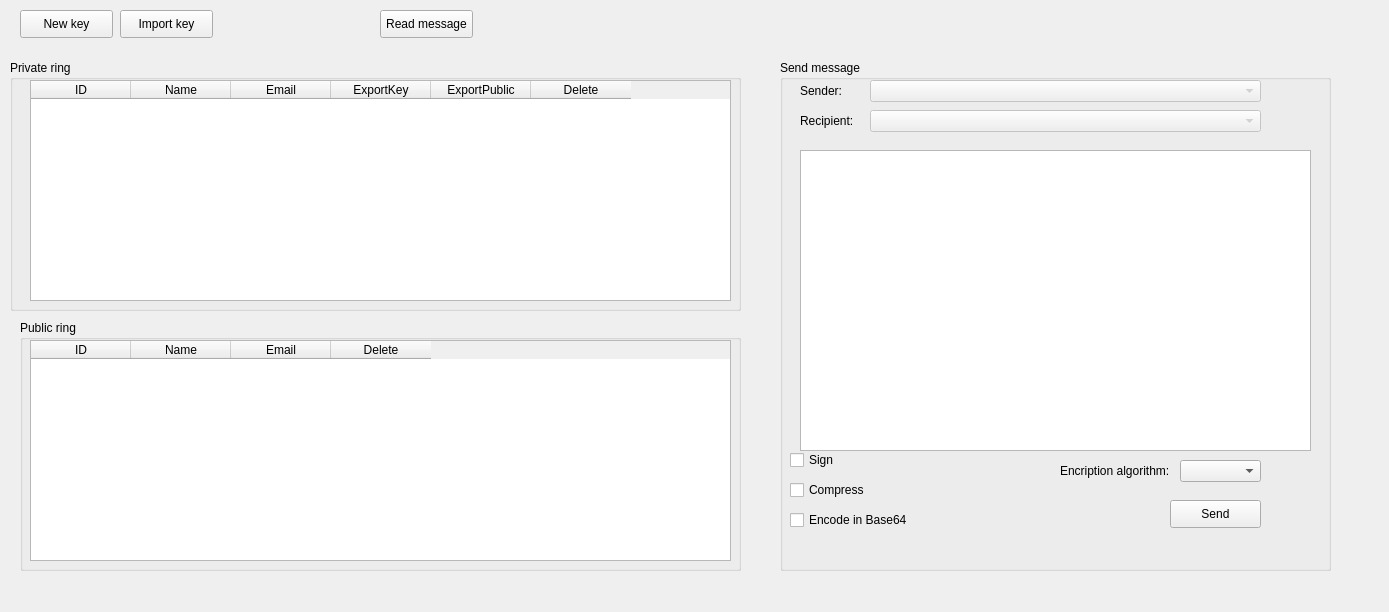
<?xml version="1.0" encoding="UTF-8"?>
<ui version="4.0">
 <class>MainWindow</class>
 <widget class="QMainWindow" name="MainWindow">
  <property name="geometry">
   <rect>
    <x>0</x>
    <y>0</y>
    <width>1389</width>
    <height>612</height>
   </rect>
  </property>
  <property name="windowTitle">
   <string>PGP</string>
  </property>
  <widget class="QWidget" name="centralWidget">
   <widget class="QGroupBox" name="privateRingGroup">
    <property name="geometry">
     <rect>
      <x>10</x>
      <y>60</y>
      <width>731</width>
      <height>251</height>
     </rect>
    </property>
    <property name="title">
     <string>Private ring</string>
    </property>
    <widget class="QTableWidget" name="privateRingTable">
     <property name="geometry">
      <rect>
       <x>20</x>
       <y>20</y>
       <width>701</width>
       <height>221</height>
      </rect>
     </property>
     <property name="columnCount">
      <number>6</number>
     </property>
     <column>
      <property name="text">
       <string>ID</string>
      </property>
     </column>
     <column>
      <property name="text">
       <string>Name</string>
      </property>
     </column>
     <column>
      <property name="text">
       <string>Email</string>
      </property>
     </column>
     <column>
      <property name="text">
       <string>ExportKey</string>
      </property>
     </column>
     <column>
      <property name="text">
       <string>ExportPublic</string>
      </property>
     </column>
     <column>
      <property name="text">
       <string>Delete</string>
      </property>
     </column>
    </widget>
   </widget>
   <widget class="QGroupBox" name="publicRingGroup">
    <property name="geometry">
     <rect>
      <x>20</x>
      <y>320</y>
      <width>721</width>
      <height>251</height>
     </rect>
    </property>
    <property name="title">
     <string>Public ring</string>
    </property>
    <widget class="QTableWidget" name="publicRingTable">
     <property name="geometry">
      <rect>
       <x>10</x>
       <y>20</y>
       <width>701</width>
       <height>221</height>
      </rect>
     </property>
     <column>
      <property name="text">
       <string>ID</string>
      </property>
     </column>
     <column>
      <property name="text">
       <string>Name</string>
      </property>
     </column>
     <column>
      <property name="text">
       <string>Email</string>
      </property>
     </column>
     <column>
      <property name="text">
       <string>Delete</string>
      </property>
     </column>
    </widget>
   </widget>
   <widget class="QPushButton" name="newKeyButton">
    <property name="geometry">
     <rect>
      <x>20</x>
      <y>10</y>
      <width>93</width>
      <height>28</height>
     </rect>
    </property>
    <property name="text">
     <string>New key</string>
    </property>
   </widget>
   <widget class="QPushButton" name="importKeyButton">
    <property name="geometry">
     <rect>
      <x>120</x>
      <y>10</y>
      <width>93</width>
      <height>28</height>
     </rect>
    </property>
    <property name="text">
     <string>Import key</string>
    </property>
   </widget>
   <widget class="QPushButton" name="readMessageButton">
    <property name="geometry">
     <rect>
      <x>380</x>
      <y>10</y>
      <width>93</width>
      <height>28</height>
     </rect>
    </property>
    <property name="text">
     <string>Read message</string>
    </property>
   </widget>
   <widget class="QGroupBox" name="sendMessageBox">
    <property name="geometry">
     <rect>
      <x>780</x>
      <y>60</y>
      <width>551</width>
      <height>511</height>
     </rect>
    </property>
    <property name="title">
     <string>Send message</string>
    </property>
    <widget class="QCheckBox" name="signMessageInput">
     <property name="geometry">
      <rect>
       <x>10</x>
       <y>390</y>
       <width>51</width>
       <height>20</height>
      </rect>
     </property>
     <property name="text">
      <string>Sign</string>
     </property>
    </widget>
    <widget class="QCheckBox" name="compressMessageInput">
     <property name="geometry">
      <rect>
       <x>10</x>
       <y>420</y>
       <width>81</width>
       <height>20</height>
      </rect>
     </property>
     <property name="text">
      <string>Compress</string>
     </property>
    </widget>
    <widget class="QCheckBox" name="encodeMessageInput">
     <property name="geometry">
      <rect>
       <x>10</x>
       <y>450</y>
       <width>131</width>
       <height>20</height>
      </rect>
     </property>
     <property name="text">
      <string>Encode in Base64</string>
     </property>
    </widget>
    <widget class="QComboBox" name="senderInput">
     <property name="enabled">
      <bool>false</bool>
     </property>
     <property name="geometry">
      <rect>
       <x>90</x>
       <y>20</y>
       <width>391</width>
       <height>22</height>
      </rect>
     </property>
     <property name="editable">
      <bool>false</bool>
     </property>
    </widget>
    <widget class="QLabel" name="senderLabel">
     <property name="geometry">
      <rect>
       <x>20</x>
       <y>20</y>
       <width>61</width>
       <height>21</height>
      </rect>
     </property>
     <property name="text">
      <string>Sender:</string>
     </property>
    </widget>
    <widget class="QLabel" name="recipientLabel">
     <property name="geometry">
      <rect>
       <x>20</x>
       <y>50</y>
       <width>61</width>
       <height>21</height>
      </rect>
     </property>
     <property name="text">
      <string>Recipient:</string>
     </property>
    </widget>
    <widget class="QComboBox" name="recipientInput">
     <property name="enabled">
      <bool>false</bool>
     </property>
     <property name="geometry">
      <rect>
       <x>90</x>
       <y>50</y>
       <width>391</width>
       <height>22</height>
      </rect>
     </property>
    </widget>
    <widget class="QTextBrowser" name="sendMessageInput">
     <property name="geometry">
      <rect>
       <x>20</x>
       <y>90</y>
       <width>511</width>
       <height>301</height>
      </rect>
     </property>
     <property name="readOnly">
      <bool>false</bool>
     </property>
    </widget>
    <widget class="QPushButton" name="sendMessageButton">
     <property name="geometry">
      <rect>
       <x>390</x>
       <y>440</y>
       <width>91</width>
       <height>28</height>
      </rect>
     </property>
     <property name="text">
      <string>Send</string>
     </property>
    </widget>
    <widget class="QComboBox" name="encryptionInput">
     <property name="geometry">
      <rect>
       <x>400</x>
       <y>400</y>
       <width>81</width>
       <height>22</height>
      </rect>
     </property>
     <item>
      <property name="text">
       <string/>
      </property>
     </item>
     <item>
      <property name="text">
       <string>TripleDES</string>
      </property>
     </item>
     <item>
      <property name="text">
       <string>AES128</string>
      </property>
     </item>
    </widget>
    <widget class="QLabel" name="encryptionLabel">
     <property name="geometry">
      <rect>
       <x>280</x>
       <y>401</y>
       <width>121</width>
       <height>20</height>
      </rect>
     </property>
     <property name="text">
      <string>Encription algorithm:</string>
     </property>
    </widget>
   </widget>
  </widget>
 </widget>
 <resources/>
 <connections>
  <connection>
   <sender>newKeyButton</sender>
   <signal>clicked()</signal>
   <receiver>MainWindow</receiver>
   <slot>newKeyPressed()</slot>
   <hints>
    <hint type="sourcelabel">
     <x>66</x>
     <y>23</y>
    </hint>
    <hint type="destinationlabel">
     <x>493</x>
     <y>299</y>
    </hint>
   </hints>
  </connection>
  <connection>
   <sender>importKeyButton</sender>
   <signal>clicked()</signal>
   <receiver>MainWindow</receiver>
   <slot>importKeyPressed()</slot>
   <hints>
    <hint type="sourcelabel">
     <x>155</x>
     <y>30</y>
    </hint>
    <hint type="destinationlabel">
     <x>263</x>
     <y>18</y>
    </hint>
   </hints>
  </connection>
  <connection>
   <sender>readMessageButton</sender>
   <signal>clicked()</signal>
   <receiver>MainWindow</receiver>
   <slot>readMessagePressed()</slot>
   <hints>
    <hint type="sourcelabel">
     <x>426</x>
     <y>23</y>
    </hint>
    <hint type="destinationlabel">
     <x>355</x>
     <y>35</y>
    </hint>
   </hints>
  </connection>
  <connection>
   <sender>signMessageInput</sender>
   <signal>toggled(bool)</signal>
   <receiver>senderInput</receiver>
   <slot>setEnabled(bool)</slot>
   <hints>
    <hint type="sourcelabel">
     <x>906</x>
     <y>454</y>
    </hint>
    <hint type="destinationlabel">
     <x>998</x>
     <y>87</y>
    </hint>
   </hints>
  </connection>
  <connection>
   <sender>sendMessageButton</sender>
   <signal>clicked()</signal>
   <receiver>MainWindow</receiver>
   <slot>sendMessagePressed()</slot>
   <hints>
    <hint type="sourcelabel">
     <x>1314</x>
     <y>518</y>
    </hint>
    <hint type="destinationlabel">
     <x>320</x>
     <y>16</y>
    </hint>
   </hints>
  </connection>
  <connection>
   <sender>encryptionInput</sender>
   <signal>currentIndexChanged(int)</signal>
   <receiver>MainWindow</receiver>
   <slot>encryptionAlgorithmChanged()</slot>
   <hints>
    <hint type="sourcelabel">
     <x>1295</x>
     <y>479</y>
    </hint>
    <hint type="destinationlabel">
     <x>307</x>
     <y>37</y>
    </hint>
   </hints>
  </connection>
 </connections>
 <slots>
  <slot>newKeyPressed()</slot>
  <slot>importKeyPressed()</slot>
  <slot>readMessagePressed()</slot>
  <slot>sendMessagePressed()</slot>
  <slot>encryptionAlgorithmChanged(int)</slot>
 </slots>
</ui>
